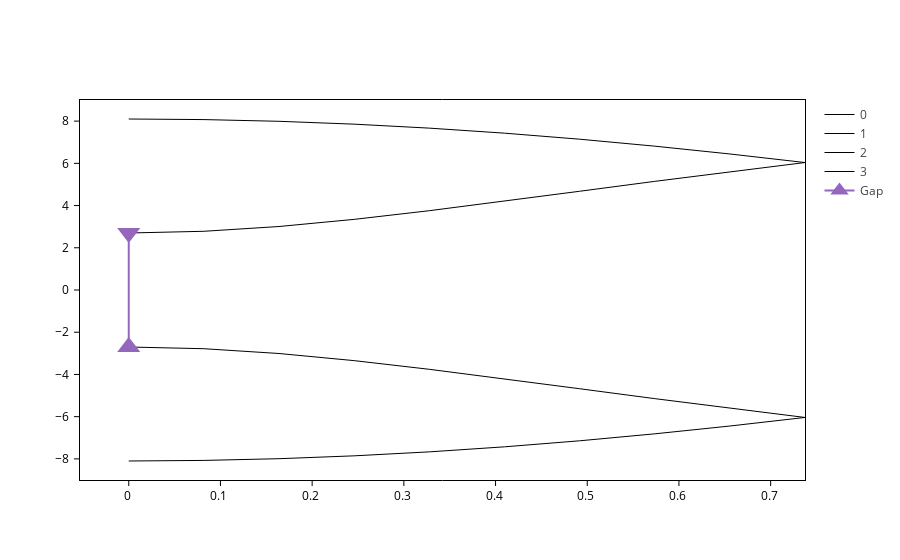

The notebook cell this image was saved under:
### Markdown cell above
Let's see our masterpiece:

### Code cell
band_struct.plot(gap=True)

### Figure 1 — Plotly figure (JSON) as saved in the notebook; plotly's stock layout.template omitted (floating-point values rounded to 4 significant figures)
{"data": [{"line": {"color": "black", "width": 1.0}, "mode": "lines", "name": "0", "opacity": 1, "type": "scatter", "uid": "7e92fe6c-98a0-480e-81b0-fb29ac7265da", "x": [0.0, 0.08194, 0.1639, 0.2458, 0.3278, 0.4097, 0.4916, 0.5736, 0.6555, 0.7375], "y": [-8.1, -8.073, -7.991, -7.855, -7.667, -7.429, -7.144, -6.813, -6.443, -6.037]}, {"line": {"color": "black", "width": 1.0}, "mode": "lines", "name": "1", "opacity": 1, "type": "scatter", "uid": "daf4346a-32e4-46c9-a774-6ae39a4d2f39", "x": [0.0, 0.08194, 0.1639, 0.2458, 0.3278, 0.4097, 0.4916, 0.5736, 0.6555, 0.7375], "y": [-2.7, -2.781, -3.008, -3.346, -3.757, -4.208, -4.677, -5.146, -5.602, -6.037]}, {"line": {"color": "black", "width": 1.0}, "mode": "lines", "name": "2", "opacity": 1, "type": "scatter", "uid": "b7154063-6f7e-43bc-8abd-eab637ac4ee0", "x": [0.0, 0.08194, 0.1639, 0.2458, 0.3278, 0.4097, 0.4916, 0.5736, 0.6555, 0.7375], "y": [2.7, 2.781, 3.008, 3.346, 3.757, 4.208, 4.677, 5.146, 5.602, 6.037]}, {"line": {"color": "black", "width": 1.0}, "mode": "lines", "name": "3", "opacity": 1, "type": "scatter", "uid": "cd2300a7-bfdd-48d1-9f57-ef32019c7235", "x": [0.0, 0.08194, 0.1639, 0.2458, 0.3278, 0.4097, 0.4916, 0.5736, 0.6555, 0.7375], "y": [8.1, 8.073, 7.991, 7.855, 7.667, 7.429, 7.144, 6.813, 6.443, 6.037]}, {"marker": {"size": 20, "symbol": ["triangle-up", "triangle-down"]}, "mode": "lines+markers", "name": "Gap", "opacity": 1, "text": "5.40 eV", "type": "scatter", "uid": "615bb061-191a-4b2f-982f-bee2a028f76f", "x": [0.0, 0.0], "y": [-2.7, 2.7]}], "layout": {}}
